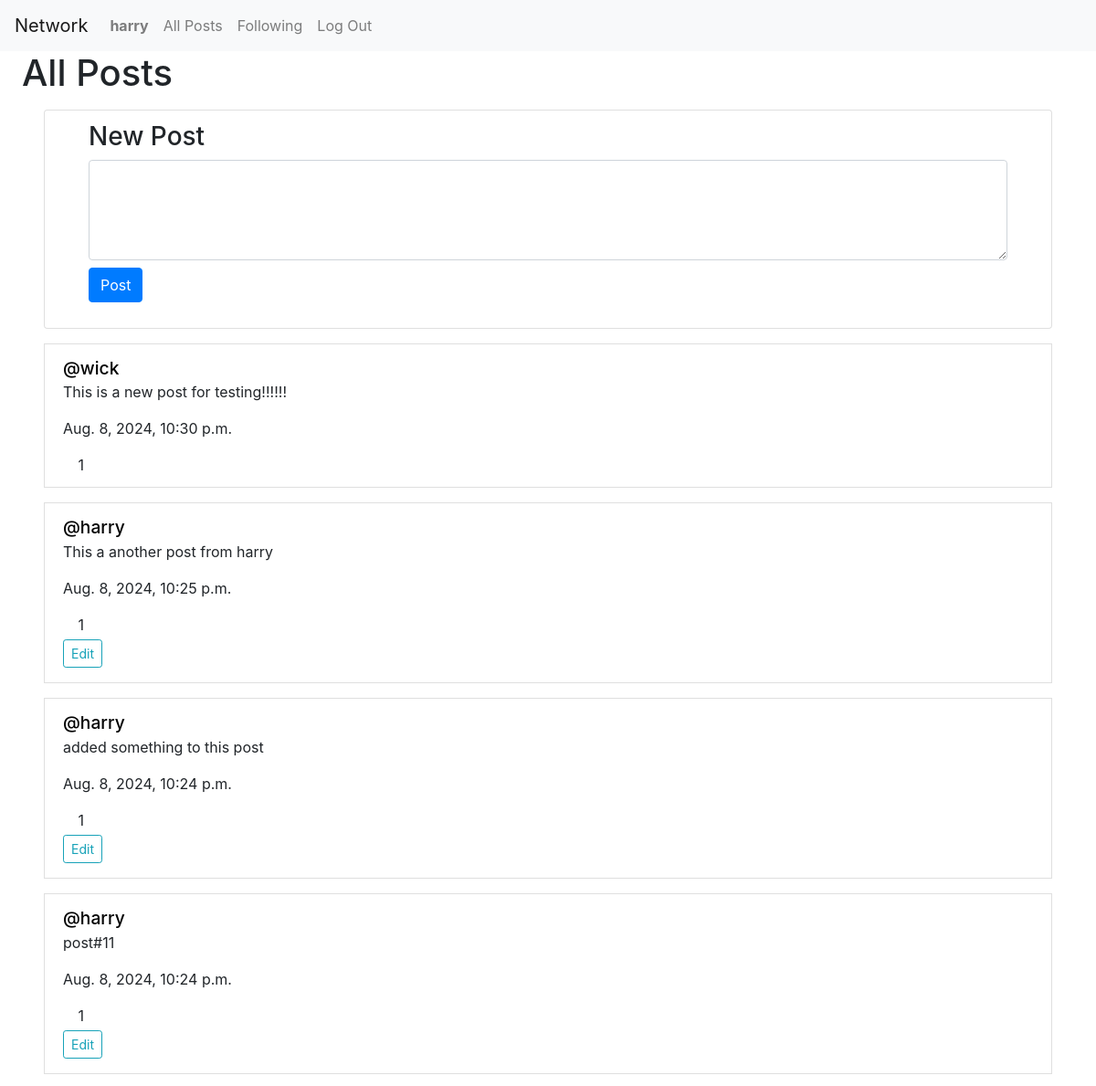
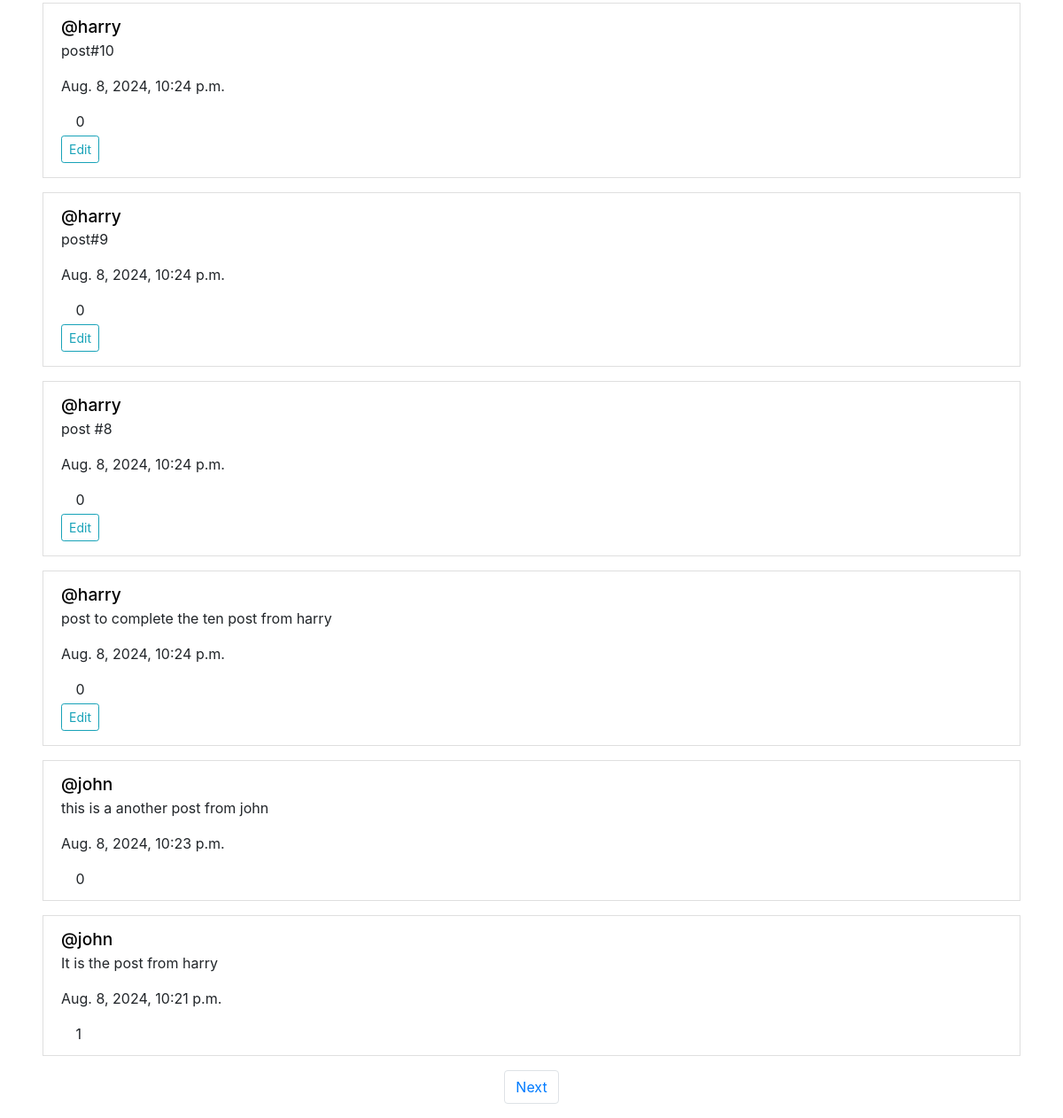
Screenshot of / (signed in) with the database file from the repository (2 pictures, top to bottom).
### network/models.py (models this page shows, shortened)
class User(AbstractUser):
    pass

class New_post(models.Model):
    poster = models.ForeignKey(User, on_delete=models.CASCADE, blank=True, related_name="post_by_user")
    content = models.CharField(max_length=200)
    posted_at = models.DateTimeField(blank=True)
    likes = models.ManyToManyField(User, blank=True, related_name="likes_on_a_post", null=True)
    likes_count = models.IntegerField(default=0, blank=True)

### network/views.py (the view)
# urls.py: path("", views.index, name="index"),
def index(request):
    posts  = New_post.objects.order_by('posted_at').reverse()
    paginator = Paginator(posts, 10)
    page_number = request.GET.get('page')
    page_obj = paginator.get_page(page_number)
    current_user = request.user
    return render(request, "network/index.html", {
        'posts': page_obj,
        })

### network/templates/network/index.html (shortened to what this page needs)
{% extends "network/layout.html" %}
{% load static %}
{% block body %}
    <div class="h-100 w-100 m-auto">
        <h1 class="px-4">All Posts</h1>
        {% if user.is_authenticated %}
        <div class="h-50 d-flex justify-content-center mx-5 my-3">
            <div class="h-100 w-100 list-group-item px-5">
                <h3>New Post</h3>
                <form class="form-group" action="{% url 'post' %}" method="post">
                    <textarea class="form-control" rows="4" name="content" required></textarea>
                    <input type="submit" class="btn btn-primary mt-2" value="Post">
                </form>
            </div>
        </div>
        {% endif %}
        <div id="all-posts">
            {% for post in posts %}
            <div class="list-group-item mx-5 my-3">
                <big>
                    {% if user.is_authenticated %}
                        <a
                            href="{% url 'users_profile' post.poster.id %}"
                            style="color: black; font-weight:500; text-decoration: none;"
                        >
                        @{{ post.poster }}
                        </a>
                    {% endif %}
                </big>
                <p id="content-{{ post.id }}">{{ post.content }}</p>
                <p>{{ post.posted_at }}</p>
                <button style="background-color: transparent; border:none;"  id="btn-{{ post.id }}" class="like-btn"></button>
                <span id="count-{{ post.id }}">{{ post.likes_count}}</span>
                <br/>
                {% if request.user.id == post.poster.id %}
                    <button id="post-{{ post.id }}" class="btn btn-outline-info btn-sm my-1" onclick="editPost('{{ post.id }}')">Edit</button>
                {% endif %}
            </div>
            {% endfor %}
            <nav aria-label="Page navigation">
                <ul class="pagination justify-content-center">
                {% if posts.has_next %}
                    <li class="page-item">
                        <a class="page-link" href="?page={{ posts.next_page_number }}">Next</a>
                    </li>
                {% endif %}
                </ul>
              </nav>
        </div>
    </div>
{% endblock %}

### network/templates/network/layout.html (shortened to what this page needs)
{% load static %}
<!DOCTYPE html>
<html lang="en">
    <head>
        <link rel="stylesheet" href="https://stackpath.bootstrapcdn.com/bootstrap/4.4.1/css/bootstrap.min.css">
        <link href="{% static 'network/styles.css' %}" rel="stylesheet">
    </head>
    <body>
        <nav class="navbar navbar-expand-lg navbar-light bg-light">
            <a class="navbar-brand" href="{% url 'index' %}">Network</a>
            <div>
              <ul class="navbar-nav mr-auto">
                {% if user.is_authenticated %}
                    <li class="nav-item">
                        <a class="nav-link" href="{% url 'users_profile' request.user.id %}"><strong>{{ request.user }}</strong></a>
                    </li>
                {% endif %}
                <li class="nav-item">
                  <a class="nav-link" href="{% url 'index' %}">All Posts</a>
                </li>
                {% if user.is_authenticated %}
                    <li class="nav-item">
                        <a class="nav-link" href="{% url 'following_post' %}">Following</a>
                    </li>
                    <li class="nav-item">
                        <a class="nav-link" href="{% url 'logout' %}">Log Out</a>
                    </li>
                {% endif %}
              </ul>
            </div>
          </nav>
        <div class="body">
            {% block body %}
            {% endblock %}
        </div>
    </body>
</html>

### rows the page displays
User: user "harry"
New_post: poster "wick", content "This is a new post for testing!!!!!!", posted_at "Aug. 8, 2024, 10:30 p.m.", likes_count "1"
New_post: poster "harry", content "This a another post from harry", posted_at "Aug. 8, 2024, 10:25 p.m.", likes_count "1"
New_post: poster "harry", content "added something to this post", posted_at "Aug. 8, 2024, 10:24 p.m.", likes_count "1"
New_post: poster "harry", content "post#11", posted_at "Aug. 8, 2024, 10:24 p.m.", likes_count "1"
New_post: poster "harry", content "post#10", posted_at "Aug. 8, 2024, 10:24 p.m.", likes_count "0"
New_post: poster "harry", content "post#9", posted_at "Aug. 8, 2024, 10:24 p.m.", likes_count "0"
New_post: poster "harry", content "post #8", posted_at "Aug. 8, 2024, 10:24 p.m.", likes_count "0"
New_post: poster "harry", content "post to complete the ten post from harry", posted_at "Aug. 8, 2024, 10:24 p.m.", likes_count "0"
New_post: poster "john", content "this is a another post from john", posted_at "Aug. 8, 2024, 10:23 p.m.", likes_count "0"
New_post: poster "john", content "It is the post from harry", posted_at "Aug. 8, 2024, 10:21 p.m.", likes_count "1"
